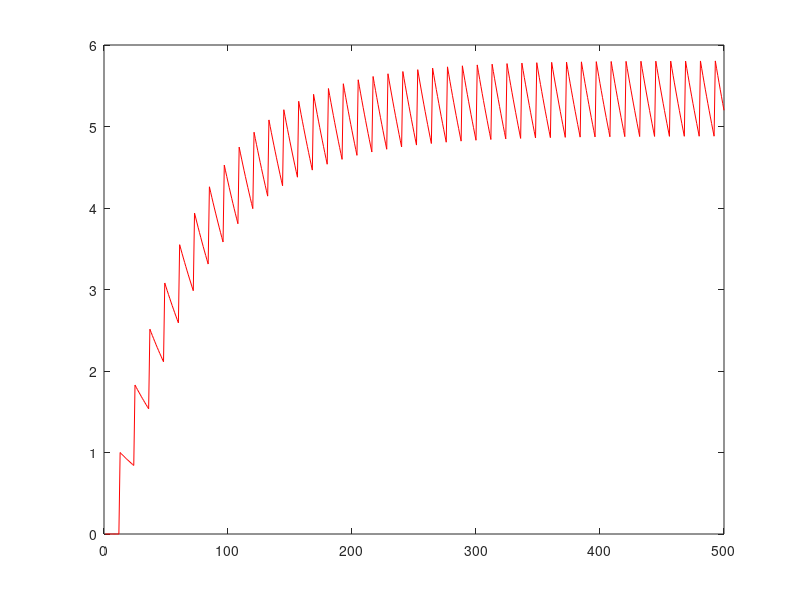
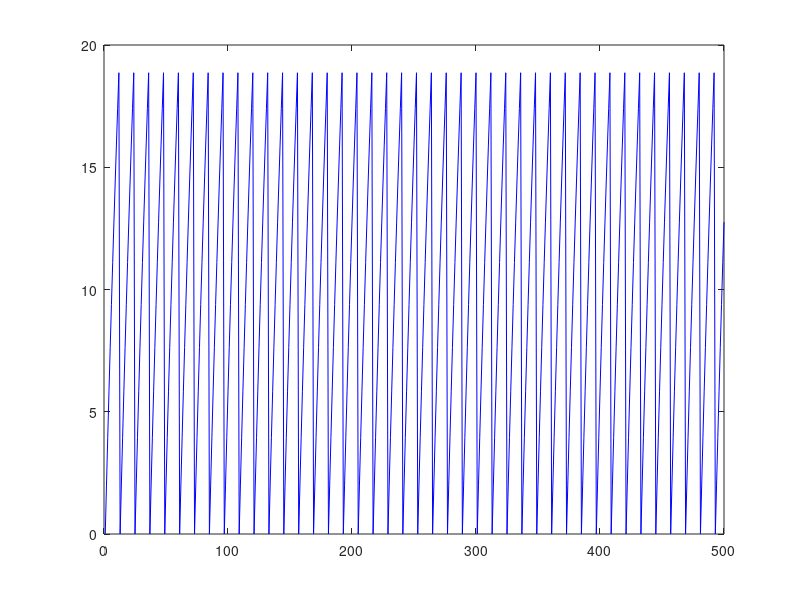

These figures' MATLAB source, in order:

%-------------------------------------------------------------------
% A simple function to study the characteristics of the first order
% response
%-------------------------------------------------------------------
vmem = []; tm = 32;
cal = []; tc = 64;
ep = 0; tp = 4;
en = 0; tn = 8;
ip = 0; % not use at this time
in = 0;
v = 0; % initial vmem
c = 0;
vth = 20; % threshold
end_time = 500;
for i = 1:end_time
    % keep track of the v
    vmem = [vmem, v];
    cal = [cal, c];
    
    v = v - v/tm;
    c = c - c/tc;
    if(1)
        v = v+2;
    end
    if(v > vth)
        v = 0;
        c = c+1;
        %i
    end
end
figure(1)
plot(1:length(cal), cal, 'r-');
figure(2)

plot(1:length(vmem), vmem, 'b-')